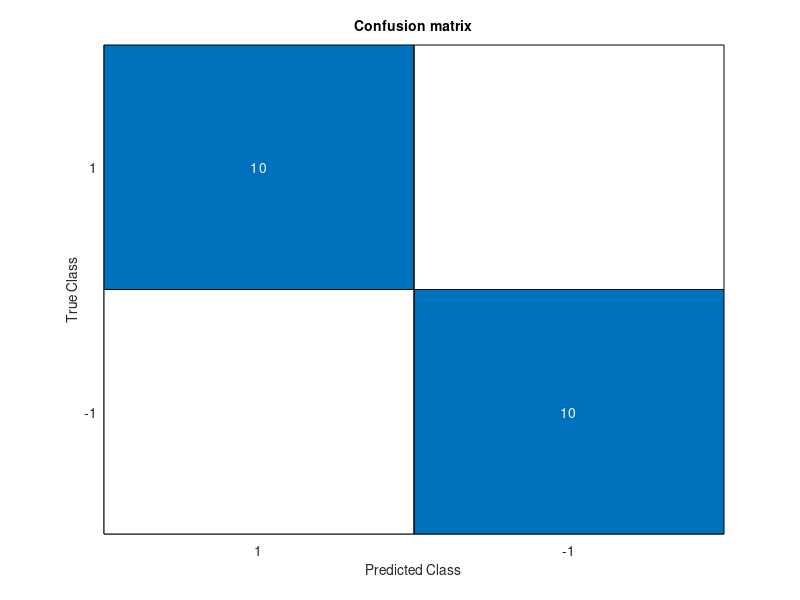

This figure's MATLAB source:


% ECE 403 Assignment 2
% Problem 1.6
% Noah Rondeau V00816430

% load the data and extract the two classes of interest
load D_iris;
D = D_iris(1:4,51:150);

% prepare the data
D1 = D(:,1:50);
D2 = D(:,51:100);
rand('state',15)
r1 = randperm(50);
D1train = D1(:,r1(1:40));
D1test = D1(:,r1(41:50));
rand('state',16)
r2 = randperm(50);
D2train = D2(:,r2(1:40));
D2test = D2(:,r2(41:50));
Dtrain = [D1train D2train];
Dtest = [D1test D2test];

% class labels
y = [ones(40,1); -ones(40,1)];

% add the ones and take transpose to make ones at right column
Xhat = [Dtrain' ones(80, 1)];

% calculate the weights and biases
wb = pinv(Xhat)*y;
b = wb(end);
w = wb(1:end-1);

fprintf('The weights are:\nW = \n');
disp(w);
fprintf('The bias is\nb = %f\n\n', b);

% now classify the testing data
predictions = w'*Dtest + b;
class_predictions = sign(predictions);

% compare to expected labels and compute accuracy
class_labels = [ones(1,10) -ones(1,10)];
% this sum(x == y) computes the number of times that the equivalent
% elements are equal, handy shortcut
accuracy = sum(class_predictions == class_labels) / length(class_labels);

fprintf('The accuracy is %f\n\n', accuracy);

figure(1);
confusionchart(class_labels, class_predictions);
title('Confusion matrix');


